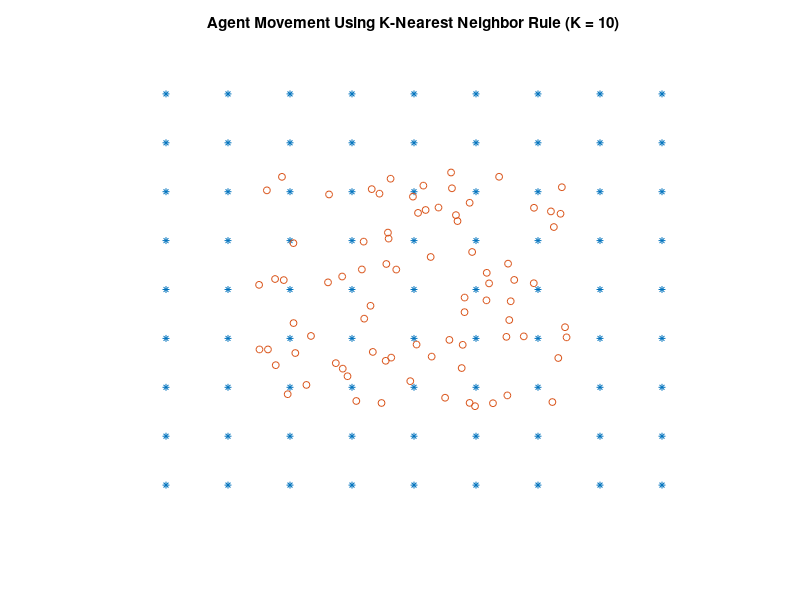

Recreate this plot in MATLAB. (Note: this script raises an error after producing the figure.)
close all
clear
clc


filename = 'outputs/animations/SOM.gif';
if ~exist('outputs/animations', 'dir')
	mkdir('outputs/animations');
end


%initialization
%	data
t1 = (-4 : 4)/5;
t2 = ones(9,1);
x = (t2 * t1);
y = x';
X(:, 1) = x(:);
X(:, 2) = y(:);

%initialization
%	neurons
W = (rand(size(X))-0.5);


%initialization
%	parameters
alpha = 0.1;
epsilon = 1e-5;
cntr = 0;
delta_w = 2;
neuron_cnt = size(X, 1);
K = ceil(1.5 * log2(neuron_cnt));
next_increase = 100;
increase_interval = 50;
pick_count = zeros(neuron_cnt,1);
delay = 0.03;
reallocating_absolete_neurons = false;


%visualization setup
f1 = figure;
hold on
px = plot(X(:, 1), X(:, 2), '*', 'MarkerSize',5);
axis([-1 1 -1 1])
pw = plot(W(:, 1), W(:, 2), 'o', 'MarkerSize',5);
title(sprintf('Agent Movement Using K-Nearest Neighbor Rule (K = %d)', K))
axis off


%simulation
% one epochs
while cntr < 10000
	cntr = cntr + 1;
	i = randi(size(X,1));
	delta = W - X(i,:);
	dist = sum(delta .* delta , 2);
	[~, nidx] = mink(dist, K);
	[~, midx] = min (dist);
	W(nidx, :) = W(nidx, :) + (alpha/2) * (X(i,:) - W(nidx, :));
	W(midx, :) = W(midx, :) + (alpha/2) * (X(i,:) - W(midx, :));
	pick_count(nidx) = pick_count(nidx) + 1;
	
	%visualization
	if (mod(cntr, 25) == 1)
		pw.XData = W(:, 1);
		pw.YData = W(:, 2);
		title(sprintf('Agent Movement Using K-Nearest Neighbor Rule (K = %d)', K))
		drawnow;
		frame = getframe(gcf);
		img = frame2im(frame);
		[A,map] = rgb2ind(img,256);
		%delay = delay * 0.95;
		%if delay < 0.03
		%	delay = 0.03;
		%end
		if cntr == 1
			imwrite(A,map,filename,...
				'gif','LoopCount',Inf,...
				'DelayTime',delay);
		else
    	    imwrite(A,map,filename,...
    	        'gif','WriteMode','append',...
    	        'DelayTime',delay);
		end
		
	end
	
	%neighbourhood update
	if K > 1
		if(cntr == next_increase)
			increase_interval = ceil(increase_interval * 1.5);
			next_increase = cntr + increase_interval;
			K = K - 1;
			% next_increase = next_increase * 2;
			% disp(K)
		end
	else
		K = 1;
	end
	
	%learning rate update
	alpha = alpha * 0.99999;
	
	%obsolete neurons re-allocation
	if reallocating_absolete_neurons
		if (mod(cntr, 10 * neuron_cnt) == 0)
			idx = find(pick_count < (sum(pick_count,'all')/neuron_cnt/20));
			W(idx, :) = (rand(size(idx,1),2)-0.5)*2;
			pick_count = zeros(neuron_cnt,1);
		end
	end
end

disp("simultion is Done after " + cntr + " episodes");
disp("The result saved at """ + filename + """");
